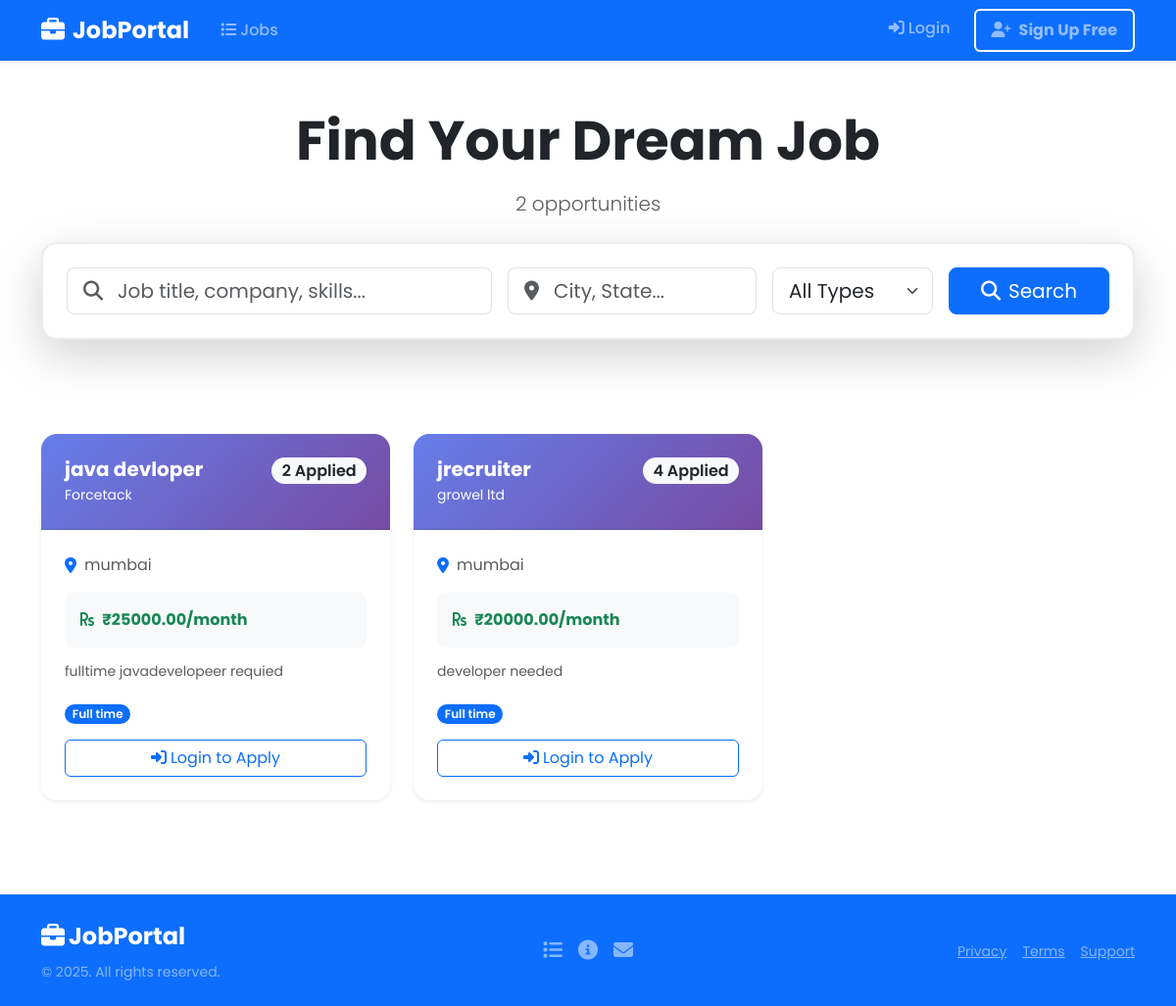
The page / on the database its author committed.
### portal/models.py (models this page shows, shortened)
class Job(models.Model):
    EMPLOYMENT_TYPE=(
        ("full_time","Full time"),
        ("part_time","Part time"),
        ("internship","Internship"),
        ("contract","Contract"),
    )
    employer=models.ForeignKey(User,on_delete=models.CASCADE,related_name="jobs")
    title=models.CharField(max_length=200)
    company_name=models.CharField(max_length=255)
    location=models.CharField(max_length=255)
    description=models.TextField()
    requirements=models.TextField()
    salary =models.DecimalField(max_digits=10,decimal_places=2,null=True,blank=True)
    employment_type=models.CharField(max_length=20,choices=EMPLOYMENT_TYPE,default="full_time")
    is_active=models.BooleanField(default=True)
    created_at=models.DateTimeField(auto_now_add=True)
    last_date=models.DateField(blank=True,null=True)

### portal/views.py (the view)
# urls.py: path('', views.JobListView.as_view(), name='job_list'),
class JobListView(ListView):
    model=Job
    template_name='jobs/job_list.html'
    context_object_name='jobs'
    paginate_by=9
    def get_queryset(self):
        queryset = Job.objects.filter(is_active=True).select_related('employer').order_by('-created_at')
        query = self.request.GET.get('q')
        location = self.request.GET.get('location')
        employment_type = self.request.GET.get('employment_type')
        if query:
            queryset = queryset.filter(
                Q(title__icontains=query) |
                Q(company_name__icontains=query) |
                Q(description__icontains=query)
            )
        if location:
            queryset = queryset.filter(location__icontains=location)
        if employment_type:
            queryset = queryset.filter(employment_type=employment_type)
        return queryset
    def get_context_data(self, **kwargs):
        context = super().get_context_data(**kwargs)
        context['query'] = self.request.GET.get('q', '')
        context['location'] = self.request.GET.get('location', '')
        context['employment_type'] = self.request.GET.get('employment_type', '')
        return context

### templates/jobs/job_list.html (shortened to what this page needs)
{% extends 'base.html' %}
{% block content %}
<div class="row mb-5">
    <div class="col-12 text-center">
        <h1 class="display-4 fw-bold mb-3">Find Your Dream Job</h1>
        <p class="lead text-muted mb-4">{{ jobs|length }} opportunities</p>
        <form method="get" class="search-bar shadow-lg p-4 rounded-4 bg-white mb-5">
            <div class="row g-3 align-items-end">
                <div class="col-lg-5">
                    <div class="input-group input-group-lg">
                        <span class="input-group-text bg-white border-end-0">
                            <i class="fas fa-search text-muted"></i>
                        </span>
                        <input type="text"
                               name="q"
                               class="form-control form-control-lg border-start-0 ps-0"
                               placeholder="Job title, company, skills..."
                               value="{{ query }}">
                    </div>
                </div>
                <div class="col-lg-3">
                    <div class="input-group input-group-lg">
                        <span class="input-group-text bg-white border-end-0">
                            <i class="fas fa-map-marker-alt text-muted"></i>
                        </span>
                        <input type="text"
                               name="location"
                               class="form-control form-control-lg border-start-0 ps-0"
                               placeholder="City, State..."
                               value="{{ location }}">
                    </div>
                </div>
                <div class="col-lg-2">
                    <select name="employment_type" class="form-select form-select-lg">
                        <option value="">All Types</option>
                    </select>
                </div>
                <div class="col-lg-2">
                    <button type="submit" class="btn btn-primary btn-lg w-100 h-100">
                        <i class="fas fa-search me-2"></i>Search
                    </button>
                </div>
            </div>
        </form>
    </div>
</div>
<div class="row g-4 mb-5">
    {% for job in jobs %}
    <div class="col-xl-4 col-lg-6 col-md-6">
        <div class="card h-100 border-0 shadow-sm hover-lift overflow-hidden">
            <div class="card-header bg-gradient-primary text-white p-4">
                <div class="d-flex justify-content-between align-items-start">
                    <div>
                        <h5 class="mb-1 fw-bold">{{ job.title }}</h5>
                        <p class="mb-0 small opacity-90">{{ job.company_name }}</p>
                    </div>
                    <span class="badge bg-light text-dark fs-6">{{ job.applications.count }} Applied</span>
                </div>
            </div>
            <div class="card-body p-4">
                <div class="d-flex align-items-center text-muted mb-3">
                    <i class="fas fa-map-marker-alt me-2 text-primary"></i>
                    <span>{{ job.location }}</span>
                </div>
                {% if job.salary %}
                <div class="mb-3 p-3 bg-light rounded-3">
                    <i class="fas fa-rupee-sign text-success me-1"></i>
                    <span class="h6 fw-bold text-success">₹{{ job.salary }}/month</span>
                </div>
                {% endif %}
                <p class="small lh-sm text-muted mb-4">{{ job.description|truncatewords:25 }}</p>
                <div class="d-flex gap-2 mb-3">
                    <span class="badge bg-primary">{{ job.get_employment_type_display }}</span>
                </div>
                {% if user.is_authenticated %}
                    <a href="{% url 'jobs:job_detail' job.pk %}" class="btn btn-primary w-100 mb-2">
                        <i class="fas fa-eye me-1"></i>View Details
                    </a>
                    {% if not user.jobs.exists %}
                        <a href="{% url 'jobs:apply_job' job.pk %}" class="btn btn-success btn-lg w-100">
                            <i class="fas fa-paper-plane me-1"></i>Quick Apply
                        </a>
                    {% endif %}
                {% else %}
                    <a href="{% url 'login' %}" class="btn btn-outline-primary w-100">
                        <i class="fas fa-sign-in-alt me-1"></i>Login to Apply
                    </a>
                {% endif %}
            </div>
        </div>
    </div>
    {% endfor %}
</div>
{% endblock %}

### templates/base.html (shortened to what this page needs)
<!DOCTYPE html>
<html lang="en">
<head>
    {% load static %}
    <link href="https://cdn.jsdelivr.net/npm/bootstrap@5.3.2/dist/css/bootstrap.min.css" rel="stylesheet" />
    <link href="https://cdnjs.cloudflare.com/ajax/libs/font-awesome/6.4.0/css/all.min.css" rel="stylesheet" />
</head>
<body>
    <nav class="navbar navbar-expand-lg navbar-dark bg-primary shadow-sm">
        <div class="container">
            <a class="navbar-brand fw-bold" href="{% url 'jobs:job_list' %}">
                <i class="fas fa-briefcase me-2"></i>JobPortal
            </a>
            <div class="collapse navbar-collapse" id="navbarNav">
                <ul class="navbar-nav me-auto">
                    <li class="nav-item">
                        <a class="nav-link" href="{% url 'jobs:job_list' %}">
                            <i class="fas fa-list me-1"></i>Jobs
                        </a>
                    </li>
                </ul>
                <ul class="navbar-nav">
                    {% if user.is_authenticated %}
                        <li class="nav-item dropdown">
                            <a class="nav-link dropdown-toggle d-flex align-items-center" href="#" role="button" data-bs-toggle="dropdown">
                                <i class="fas fa-user-circle me-1"></i>{{ user.username }}
                                {% if user.jobs.exists %}
                                    <span class="badge bg-warning text-dark ms-1 role-badge">Employer</span>
                                {% else %}
                                    <span class="badge bg-success text-white ms-1 role-badge">Seeker</span>
                                {% endif %}
                            </a>
                            <ul class="dropdown-menu dropdown-menu-end">
                                {% if user.jobs.exists %}
                                    <li><a class="dropdown-item" href="{% url 'jobs:employer_dashboard' %}"><i class="fas fa-tachometer-alt me-2"></i>Dashboard</a></li>
                                    <li><a class="dropdown-item" href="{% url 'jobs:job_list' %}"><i class="fas fa-list me-2"></i>Browse Jobs</a></li>
                                {% else %}
                                    <li><a class="dropdown-item" href="{% url 'jobs:seeker_dashboard' %}"><i class="fas fa-tachometer-alt me-2"></i>Dashboard</a></li>
                                    <li><a class="dropdown-item" href="{% url 'jobs:seeker_applications' %}"><i class="fas fa-list-check me-2"></i>My Applications</a></li>
                                    <li><a class="dropdown-item" href="{% url 'jobs:job_list' %}"><i class="fas fa-search me-2"></i>Browse Jobs</a></li>
                                {% endif %}
                                <li><hr class="dropdown-divider" /></li>
                                <li>
                                    <form method="post" action="{% url 'logout' %}" class="d-inline">
                                        {% csrf_token %}
                                        <button type="submit" class="dropdown-item btn-logout w-100 text-start">
                                            <i class="fas fa-sign-out-alt me-2"></i>Logout
                                        </button>
                                    </form>
                                </li>
                            </ul>
                        </li>
                    {% else %}
                        <li class="nav-item">
                            <a class="nav-link me-2" href="{% url 'login' %}">
                                <i class="fas fa-sign-in-alt me-1"></i>Login
                            </a>
                        </li>
                        <li class="nav-item">
                            <a class="nav-link btn btn-outline-light fw-bold px-4 py-2 signup-hover" href="{% url 'signup' %}">
                                <i class="fas fa-user-plus me-2"></i><span>Sign Up Free</span>
                            </a>
                        </li>
                    {% endif %}
                </ul>
            </div>
        </div>
    </nav>
    <div class="container my-4 my-lg-5">
        {% block content %}
        {% endblock %}
    </div>
    <footer class="bg-primary text-white py-4 mt-auto">
        <div class="container">
            <div class="row align-items-center g-3">
                <div class="col-md-4 col-12">
                <a href="{% url 'jobs:job_list' %}" class="navbar-brand fw-bold mb-2 d-inline-block text-white text-decoration-none">
                    <i class="fas fa-briefcase me-1"></i>JobPortal
                </a>
                <small class="d-block text-white-50">© 2025. All rights reserved.</small>
            </div>
            <div class="col-md-4 col-12 text-center">
                <div class="d-inline-flex gap-3">
                    <a href="{% url 'jobs:job_list' %}" class="text-white-50 hover-white" title="Jobs">
                        <i class="fas fa-list fa-lg"></i>
                    </a>
                    <a href="#" class="text-white-50 hover-white" title="About">
                        <i class="fas fa-info-circle fa-lg"></i>
                    </a>
                    <a href="#" class="text-white-50 hover-white" title="Contact">
                        <i class="fas fa-envelope fa-lg"></i>
                    </a>
                </div>
            </div>
            <div class="col-md-4 col-12 text-md-end text-center">
                <div class="d-inline-flex gap-3 small">
                    <a href="#" class="text-white-50 hover-white">Privacy</a>
                    <a href="#" class="text-white-50 hover-white">Terms</a>
                    <a href="#" class="text-white-50 hover-white">Support</a>
                </div>
            </div>
        </div>
    </div>
</body>
</html>

### templates/base.html (style rules this page uses)
footer { border-top: 1px solid rgba(255,255,255,0.1); }
.hover-white { transition: all 0.2s ease; }
footer a i { transition: all 0.2s ease; }
html, body { height: 100%; }
body { display: flex; flex-direction: column; }
.search-bar { border: 2px solid #e9ecef; transition: all 0.3s ease; }
.signup-hover { transition: all 0.3s cubic-bezier(0.4, 0, 0.2, 1); border: 2px solid #fff; position: relative; overflow: hidden; }
.signup-hover::before { content: ''; position: absolute; top: 0; left: -100%; width: 100%; height: 100%; background: linear-gradient(90deg, transparent, rgba(255, 255, 255, 0.2), transparent); transition: left 0.5s; }
:root { --primary: #0d6efd; --secondary: #6c757d; --success: #198754; --danger: #dc3545; }
body { font-family: 'Poppins', sans-serif; }
.navbar-brand { font-weight: 700; font-size: 1.5rem; }
.navbar-nav .nav-link { font-weight: 500; transition: all 0.3s ease; padding: 0.5rem 1rem !important; }
.hover-lift { transition: all 0.3s cubic-bezier(0.4, 0, 0.2, 1); }
.bg-gradient-primary { background: linear-gradient(135deg, #667eea 0%, #764ba2 100%) !important; position: relative; overflow: hidden; }
.bg-gradient-primary::before { content: ''; position: absolute; top: 0; left: -100%; width: 100%; height: 100%; background: linear-gradient(90deg, transparent, rgba(255,255,255,0.1), transparent); transition: left 0.6s; }
.card { border: none !important; border-radius: 16px !important; }
.badge { border-radius: 25px !important; font-weight: 600 !important; }

### rows shown on the page
Job: title "java devloper", company_name "Forcetack", applications.count "2", location "mumbai", salary "25000.00", description "fulltime javadevelopeer requied", employment_type "Full time"
Job: title "jrecruiter", company_name "growel ltd", applications.count "4", location "mumbai", salary "20000.00", description "developer needed", employment_type "Full time"

### other values the page prints
{{ jobs|length }} "2"
